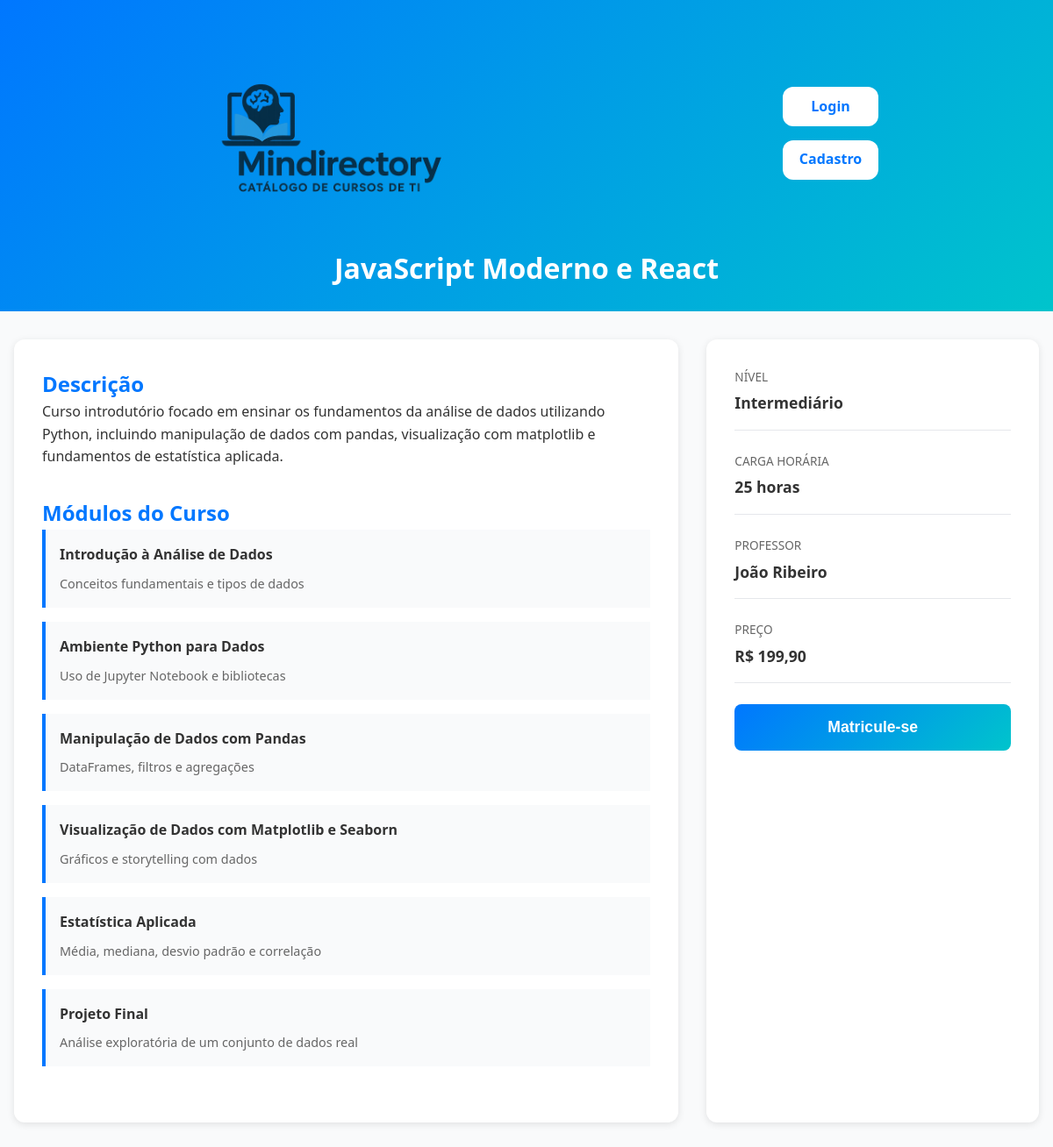
Screenshot of /3/ with the database file from the repository.
### cursos/models.py (models this page shows, shortened)
class Curso(models.Model):
    nome = models.CharField(max_length=100)
    descricao = models.TextField()
    imagem = models.ImageField(upload_to='cursos/', blank=True, null=True)
    duracao = models.CharField(max_length=50, blank=True)
    nivel = models.CharField(max_length=50, blank=True)
    professor = models.CharField(max_length=50, blank=True)
    preco = models.DecimalField(max_digits=8, decimal_places=2, default=0.00)
    modulos = models.JSONField(default=list, blank=True)

### cursos/views.py (the view)
# urls.py: path('<int:id>/', views.pagina_cursos, name='pagina_cursos'),
def pagina_cursos(request, id):
    curso = get_object_or_404(Curso, id=id)
    return render(request, 'cursos/pagina_cursos.html', {'curso': curso})

### cursos/templates/cursos/pagina_cursos.html (shortened to what this page needs)
{% load static %}
<!DOCTYPE html>
<html lang="pt-BR">
<head>
    <link rel="stylesheet" href="{% static 'cursos/css/style-pagina-cursos.css' %}">
    <link rel="stylesheet" href="{% static 'cursos/css/style.css' %}">
</head>
<body>
    <header>
        <div class="container-header">
            <div class="logo-area">
                <a href="/"><img src="../../../media/default/logo.png" alt="Logo Mindirectory" class="logo"></a>
            </div>
                        <nav class="nav-links">
                {% if user.is_authenticated %}
                    <a href="/usuario" class="btn-nav">Minha Conta</a>
                    <a href="/logout" class="btn-nav destaque">Sair</a>
                {% else %}
                    <a href="/login" class="btn-nav destaque">Login</a>
                    <a href="/cadastro" class="btn-nav destaque">Cadastro</a>
                {% endif %}
            </nav>
        </div>
        <h1>{{ curso.nome }}</h1>
    </header>
    <div class="pagina-curso">
        <div class="lado-esquerdo">
            <div class="sobre-curso">
                <h2>Descrição</h2>
                <p>{{ curso.descricao }}</p>
            </div>
            <div class="lista-modulos">
                <h2>Módulos do Curso</h2>
                {% for modulo in curso.modulos %}
                    <div class="modulo">
                        <h3>{{ modulo.titulo }}</h3>
                        <p>{{ modulo.subtitulo }}</p>
                    </div>
                {% empty %}
                    <p>Nenhum módulo cadastrado.</p>
                {% endfor %}
            </div>
        </div>
        <aside class="lado-direito">
            <div class="detalhes">
                <span>Nível</span>
                <strong>{{ curso.nivel }}</strong>
            </div>
            <div class="detalhes">
                <span>Carga Horária</span>
                <strong>{{ curso.duracao }}</strong>
            </div>
            <div class="detalhes">
                <span>Professor</span>
                <strong>{{ curso.professor }}</strong>
            </div>
            <div class="detalhes">
                <span>Preço</span>
                <strong>R$ {{ curso.preco }}</strong>
            </div>
            <button class="botao-matricula">Matricule-se</button>
        </aside>
    </div>
</body>
</html>

### cursos/static/cursos/css/style-pagina-cursos.css (style rules this page uses)
body { font-family: 'Segoe UI', sans-serif; background-color: #f9fafb; color: #333; margin: 0; padding: 0; }
header { background: linear-gradient(135deg, #0077ff, #00c4cc); color: white; text-align: center; padding: 2rem 1rem; }
.pagina-curso { max-width: 1200px; margin: 2rem auto; padding: 0 1rem; display: grid; grid-template-columns: 2fr 1fr; gap: 2rem; }
.lado-esquerdo, .lado-direito { background: white; border-radius: 12px; box-shadow: 0 2px 8px rgba(0,0,0,0.1); padding: 2rem; }
.sobre-curso, .lista-modulos { margin-bottom: 2rem; }
h2 { color: #0077ff; margin-top: 0; }
.modulo { background: #f9fafb; padding: 1rem; margin-bottom: 1rem; border-left: 4px solid #0077ff; }
.modulo h3 { margin: 0 0 0.5rem 0; font-size: 1rem; }
.modulo p { margin: 0; color: #666; font-size: 0.9rem; }
.detalhes { margin-bottom: 1.5rem; padding-bottom: 1rem; border-bottom: 1px solid #e5e7eb; }
.detalhes span { display: block; font-size: 0.85rem; color: #666; text-transform: uppercase; margin-bottom: 0.3rem; }
.detalhes strong { font-size: 1.1rem; color: #333; }
.botao-matricula { width: 100%; background: linear-gradient(135deg, #0077ff, #00c4cc); color: white; border: none; padding: 1rem; border-radius: 8px; font-size: 1.1rem; font-weight: bold; cursor: pointer; }

### cursos/static/cursos/css/style.css (style rules this page uses)
:root { --cor-primaria: #0077ff; --cor-secundaria: #00c4cc; --cor-fundo: #f9fafb; --cor-texto: #333; --cor-branca: #fff; --sombra-card: 0 4px 10px rgba(0,0,0,0.08); --radius: 12px; }
* { box-sizing: border-box; margin: 0; padding: 0; }
body { font-family: 'Segoe UI', sans-serif; background-color: var(--cor-fundo); color: var(--cor-texto); line-height: 1.6; }
header { background: linear-gradient(135deg, var(--cor-primaria), var(--cor-secundaria)); color: var(--cor-branca); padding: 1.5rem 2rem; }
.container-header { display: flex; align-items: center; flex-direction: row; justify-content: space-around; }
.logo-area { display: flex; flex-direction: column; align-items: center; }
.logo { height: 240px; width: auto; margin-bottom: 0.5rem; }
.nav-links { display: flex; flex-direction: column; gap: 1rem; }
.btn-nav { color: var(--cor-branca); text-decoration: none; padding: 0.6rem 1.2rem; border-radius: var(--radius); background: rgba(255, 255, 255, 0.15); transition: background 0.3s ease, transform 0.2s ease; }
.btn-nav.destaque { background: var(--cor-branca); color: var(--cor-primaria); font-weight: bold; }

### rows the page displays
Curso: nome "JavaScript Moderno e React", descricao "Curso introdutório focado em ensinar os fundamentos da análise de dados utilizando Python, incluindo manipulação de dados com pandas, visualização com matplotlib e fundamentos de estatística aplicada.", nivel "Intermediário", duracao "25 horas", professor "João Ribeiro", preco "199,90"

### other values shown
{{ modulo.titulo }} "Introdução à Análise de Dados" "Ambiente Python para Dados" "Manipulação de Dados com Pandas" "Visualização de Dados com Matplotlib e Seaborn" "Estatística Aplicada" "Projeto Final"
{{ modulo.subtitulo }} "Conceitos fundamentais e tipos de dados" "Uso de Jupyter Notebook e bibliotecas" "DataFrames, filtros e agregações" "Gráficos e storytelling com dados" "Média, mediana, desvio padrão e correlação" "Análise exploratória de um conjunto de dados real"
